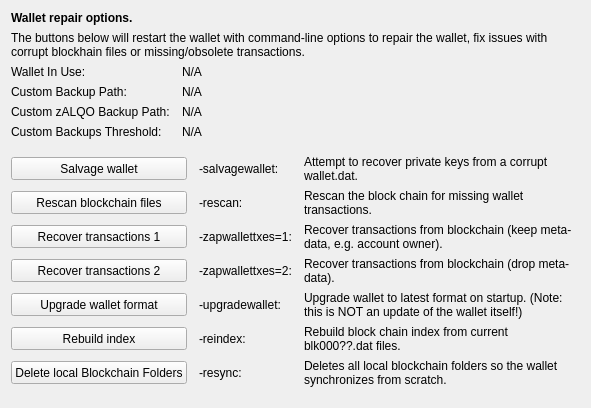
     <widget class="QWidget" name="tab_repair">
      <attribute name="title">
       <string>&amp;Wallet Repair</string>
      </attribute>
      <layout class="QGridLayout" name="gridLayout_4" columnstretch="0,0,0,0">
       <property name="horizontalSpacing">
        <number>12</number>
       </property>
       <item row="0" column="0" colspan="4">
        <widget class="QLabel" name="label_repair_header">
         <property name="font">
          <font>
           <weight>75</weight>
           <bold>true</bold>
          </font>
         </property>
         <property name="text">
          <string>Wallet repair options.</string>
         </property>
        </widget>
       </item>
       <item row="1" column="0" colspan="4">
        <widget class="QLabel" name="label_repair_helptext">
         <property name="font">
          <font>
           <weight>50</weight>
           <bold>false</bold>
          </font>
         </property>
         <property name="text">
          <string>The buttons below will restart the wallet with command-line options to repair the wallet, fix issues with corrupt blockhain files or missing/obsolete transactions.</string>
         </property>
         <property name="wordWrap">
          <bool>true</bool>
         </property>
        </widget>
       </item>
       <item row="2" column="0">
        <widget class="QLabel" name="wallet_path_label">
         <property name="text">
          <string>Wallet In Use:</string>
         </property>
        </widget>
       </item>
       <item row="2" column="1" colspan="3">
        <widget class="QLabel" name="wallet_path">
         <property name="cursor">
          <cursorShape>IBeamCursor</cursorShape>
         </property>
         <property name="text">
          <string>N/A</string>
         </property>
         <property name="textFormat">
          <enum>Qt::PlainText</enum>
         </property>
         <property name="textInteractionFlags">
          <set>Qt::LinksAccessibleByMouse|Qt::TextSelectableByKeyboard|Qt::TextSelectableByMouse</set>
         </property>
        </widget>
       </item>
       <item row="3" column="0">
        <widget class="QLabel" name="wallet_custombackuppath_label">
         <property name="visible">
          <bool>false</bool>
         </property>
         <property name="text">
          <string>Custom Backup Path:</string>
         </property>
        </widget>
       </item>
       <item row="3" column="1" colspan="3">
        <widget class="QLabel" name="wallet_custombackuppath">
         <property name="cursor">
          <cursorShape>IBeamCursor</cursorShape>
         </property>
         <property name="visible">
          <bool>false</bool>
         </property>
         <property name="text">
          <string>N/A</string>
         </property>
         <property name="textFormat">
          <enum>Qt::PlainText</enum>
         </property>
         <property name="textInteractionFlags">
          <set>Qt::LinksAccessibleByMouse|Qt::TextSelectableByKeyboard|Qt::TextSelectableByMouse</set>
         </property>
        </widget>
       </item>
       <item row="4" column="0">
        <widget class="QLabel" name="wallet_customzpivbackuppath_label">
         <property name="visible">
          <bool>false</bool>
         </property>
         <property name="text">
          <string>Custom zALQO Backup Path:</string>
         </property>
        </widget>
       </item>
       <item row="4" column="1" colspan="3">
        <widget class="QLabel" name="wallet_customzpivbackuppath">
         <property name="cursor">
          <cursorShape>IBeamCursor</cursorShape>
         </property>
         <property name="visible">
          <bool>false</bool>
         </property>
         <property name="text">
          <string>N/A</string>
         </property>
         <property name="textFormat">
          <enum>Qt::PlainText</enum>
         </property>
         <property name="textInteractionFlags">
          <set>Qt::LinksAccessibleByMouse|Qt::TextSelectableByKeyboard|Qt::TextSelectableByMouse</set>
         </property>
        </widget>
       </item>
       <item row="5" column="0">
        <widget class="QLabel" name="wallet_custombackupthreshold_label">
         <property name="visible">
          <bool>false</bool>
         </property>
         <property name="text">
          <string>Custom Backups Threshold:</string>
         </property>
        </widget>
       </item>
       <item row="5" column="1" colspan="3">
        <widget class="QLabel" name="wallet_custombackupthreshold">
         <property name="cursor">
          <cursorShape>IBeamCursor</cursorShape>
         </property>
         <property name="visible">
          <bool>false</bool>
         </property>
         <property name="text">
          <string>N/A</string>
         </property>
         <property name="textFormat">
          <enum>Qt::PlainText</enum>
         </property>
         <property name="textInteractionFlags">
          <set>Qt::LinksAccessibleByMouse|Qt::TextSelectableByKeyboard|Qt::TextSelectableByMouse</set>
         </property>
        </widget>
       </item>
       <item row="6" column="0">
        <spacer name="verticalSpacer_repair1">
         <property name="orientation">
          <enum>Qt::Vertical</enum>
         </property>
         <property name="sizeHint" stdset="0">
          <size>
           <width>10</width>
           <height>10</height>
          </size>
         </property>
        </spacer>
       </item>
       <item row="7" column="0" colspan="2">
        <widget class="QPushButton" name="btn_salvagewallet">
         <property name="minimumSize">
          <size>
           <width>100</width>
           <height>23</height>
          </size>
         </property>
         <property name="text">
          <string>Salvage wallet</string>
         </property>
        </widget>
       </item>
       <item row="7" column="2">
        <widget class="QLabel" name="label_repair_salvage_command">
         <property name="text">
          <string notr="true">-salvagewallet:</string>
         </property>
        </widget>
       </item>
       <item row="7" column="3">
        <widget class="QLabel" name="label_repair_salvage">
         <property name="text">
          <string>Attempt to recover private keys from a corrupt wallet.dat.</string>
         </property>
         <property name="wordWrap">
          <bool>true</bool>
         </property>
        </widget>
       </item>
       <item row="8" column="0" colspan="2">
        <widget class="QPushButton" name="btn_rescan">
         <property name="minimumSize">
          <size>
           <width>100</width>
           <height>23</height>
          </size>
         </property>
         <property name="text">
          <string>Rescan blockchain files</string>
         </property>
        </widget>
       </item>
       <item row="8" column="2">
        <widget class="QLabel" name="label_repair_rescan_command">
         <property name="text">
          <string notr="true">-rescan:</string>
         </property>
        </widget>
       </item>
       <item row="8" column="3">
        <widget class="QLabel" name="label_repair_rescan">
         <property name="text">
          <string>Rescan the block chain for missing wallet transactions.</string>
         </property>
         <property name="wordWrap">
          <bool>true</bool>
         </property>
        </widget>
       </item>
       <item row="9" column="0" colspan="2">
        <widget class="QPushButton" name="btn_zapwallettxes1">
         <property name="minimumSize">
          <size>
           <width>100</width>
           <height>23</height>
          </size>
         </property>
         <property name="text">
          <string>Recover transactions 1</string>
         </property>
        </widget>
       </item>
       <item row="9" column="2">
        <widget class="QLabel" name="label_repair_zap1_command">
         <property name="text">
          <string notr="true">-zapwallettxes=1:</string>
         </property>
        </widget>
       </item>
       <item row="9" column="3">
        <widget class="QLabel" name="label_repair_zap1">
         <property name="text">
          <string>Recover transactions from blockchain (keep meta-data, e.g. account owner).</string>
         </property>
         <property name="wordWrap">
          <bool>true</bool>
         </property>
        </widget>
       </item>
       <item row="10" column="0" colspan="2">
        <widget class="QPushButton" name="btn_zapwallettxes2">
         <property name="minimumSize">
          <size>
           <width>100</width>
           <height>23</height>
          </size>
         </property>
         <property name="text">
          <string>Recover transactions 2</string>
         </property>
        </widget>
       </item>
       <item row="10" column="2">
        <widget class="QLabel" name="label_repair_zap2_command">
         <property name="text">
          <string notr="true">-zapwallettxes=2:</string>
         </property>
        </widget>
       </item>
       <item row="10" column="3">
        <widget class="QLabel" name="label_repair_zap2">
         <property name="text">
          <string>Recover transactions from blockchain (drop meta-data).</string>
         </property>
         <property name="wordWrap">
          <bool>true</bool>
         </property>
        </widget>
       </item>
       <item row="11" column="0" colspan="2">
        <widget class="QPushButton" name="btn_upgradewallet">
         <property name="minimumSize">
          <size>
           <width>100</width>
           <height>23</height>
          </size>
         </property>
         <property name="text">
          <string>Upgrade wallet format</string>
         </property>
        </widget>
       </item>
       <item row="11" column="2">
        <widget class="QLabel" name="label_repair_upgrade_command">
         <property name="text">
          <string notr="true">-upgradewallet:</string>
         </property>
        </widget>
       </item>
       <item row="11" column="3">
        <widget class="QLabel" name="label_repair_upgrade">
         <property name="text">
          <string>Upgrade wallet to latest format on startup. (Note: this is NOT an update of the wallet itself!)</string>
         </property>
         <property name="wordWrap">
          <bool>true</bool>
         </property>
        </widget>
       </item>
       <item row="12" column="0" colspan="2">
        <widget class="QPushButton" name="btn_reindex">
         <property name="minimumSize">
          <size>
           <width>100</width>
           <height>23</height>
          </size>
         </property>
         <property name="text">
          <string>Rebuild index</string>
         </property>
        </widget>
       </item>
       <item row="12" column="2">
        <widget class="QLabel" name="label_repair_reindex_command">
         <property name="text">
          <string notr="true">-reindex:</string>
         </property>
        </widget>
       </item>
       <item row="12" column="3">
        <widget class="QLabel" name="label_repair_reindex">
         <property name="text">
          <string>Rebuild block chain index from current blk000??.dat files.</string>
         </property>
         <property name="wordWrap">
          <bool>true</bool>
         </property>
        </widget>
       </item>
       <item row="13" column="0" colspan="2">
        <widget class="QPushButton" name="btn_resync">
         <property name="minimumSize">
          <size>
           <width>100</width>
           <height>23</height>
          </size>
         </property>
         <property name="text">
          <string>Delete local Blockchain Folders</string>
         </property>
        </widget>
       </item>
       <item row="13" column="2">
        <widget class="QLabel" name="label_repair_resync_command">
         <property name="text">
          <string>-resync:</string>
         </property>
        </widget>
       </item>
       <item row="13" column="3">
        <widget class="QLabel" name="label_repair_resync">
         <property name="text">
          <string>Deletes all local blockchain folders so the wallet synchronizes from scratch.</string>
         </property>
         <property name="wordWrap">
          <bool>true</bool>
         </property>
        </widget>
       </item>
       <item row="14" column="0">
        <spacer name="verticalSpacer_repair2">
         <property name="orientation">
          <enum>Qt::Vertical</enum>
         </property>
         <property name="sizeHint" stdset="0">
          <size>
           <width>20</width>
           <height>10</height>
          </size>
         </property>
        </spacer>
       </item>
      </layout>
     </widget>
